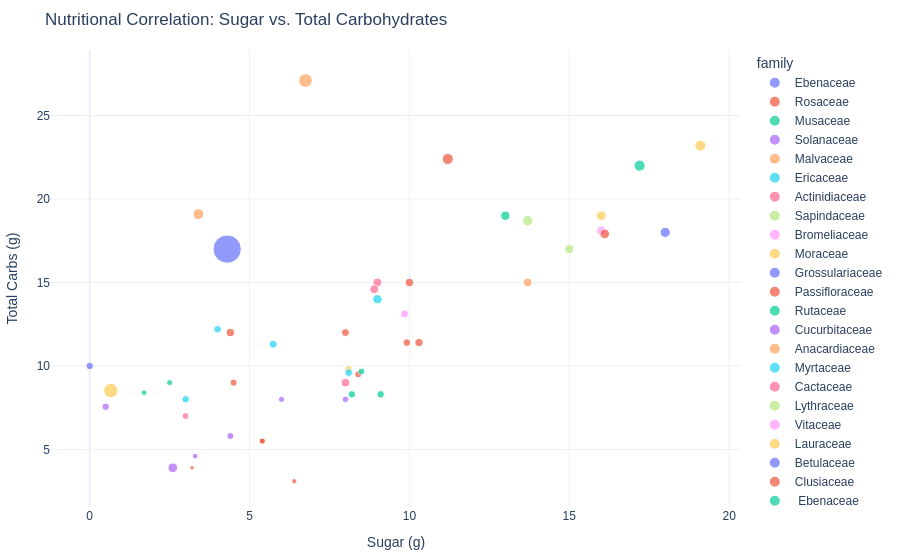

Write notebook code for a chart like this one.
### Code cell
fig_scatter = px.scatter(df, 
                             x='sugar', 
                             y='carbohydrates', 
                             size='calories', 
                             color='family', 
                             hover_name='name', 
                             title='Nutritional Correlation: Sugar vs. Total Carbohydrates',
                             labels={'sugar': 'Sugar (g)', 'carbohydrates': 'Total Carbs (g)'},
                             template='plotly_white')


fig_scatter.update_layout(
        margin=dict(t=50, l=25, r=25, b=25),
        font=dict(family="Arial", size=12)
    )
fig_scatter.show()

### Figure 1 — Plotly figure (JSON) as saved in the notebook; plotly's stock layout.template omitted (floating-point values rounded to 4 significant figures)
{"data": [{"hovertemplate": "<b>%{hovertext}</b><br><br>family=Ebenaceae<br>Sugar (g)=%{x}<br>Total Carbs (g)=%{y}<br>calories=%{marker.size}<extra></extra>", "hovertext": ["Persimmon"], "legendgroup": "Ebenaceae", "marker": {"color": "#636efa", "size": [81], "sizemode": "area", "sizeref": 1.57, "symbol": "circle"}, "mode": "markers", "name": "Ebenaceae", "orientation": "v", "showlegend": true, "type": "scatter", "x": [18.0], "xaxis": "x", "y": [18.0], "yaxis": "y"}, {"hovertemplate": "<b>%{hovertext}</b><br><br>family=Rosaceae<br>Sugar (g)=%{x}<br>Total Carbs (g)=%{y}<br>calories=%{marker.size}<extra></extra>", "hovertext": ["Strawberry", "Pear", "Blackberry", "Plum", "GreenApple", "Raspberry", "Blueberry", "Apple", "Apricot", "Cherry", "Peach"], "legendgroup": "Rosaceae", "marker": {"color": "#EF553B", "size": [29, 57, 40, 46, 21, 53, 29, 52, 15, 50, 39], "sizemode": "area", "sizeref": 1.57, "symbol": "circle"}, "mode": "markers", "name": "Rosaceae", "orientation": "v", "showlegend": true, "type": "scatter", "x": [5.4, 10.0, 4.5, 9.92, 6.4, 4.4, 5.4, 10.3, 3.2, 8.0, 8.4], "xaxis": "x", "y": [5.5, 15.0, 9.0, 11.4, 3.1, 12.0, 5.5, 11.4, 3.9, 12.0, 9.5], "yaxis": "y"}, {"hovertemplate": "<b>%{hovertext}</b><br><br>family=Musaceae<br>Sugar (g)=%{x}<br>Total Carbs (g)=%{y}<br>calories=%{marker.size}<extra></extra>", "hovertext": ["Banana"], "legendgroup": "Musaceae", "marker": {"color": "#00cc96", "size": [96], "sizemode": "area", "sizeref": 1.57, "symbol": "circle"}, "mode": "markers", "name": "Musaceae", "orientation": "v", "showlegend": true, "type": "scatter", "x": [17.2], "xaxis": "x", "y": [22.0], "yaxis": "y"}, {"hovertemplate": "<b>%{hovertext}</b><br><br>family=Solanaceae<br>Sugar (g)=%{x}<br>Total Carbs (g)=%{y}<br>calories=%{marker.size}<extra></extra>", "hovertext": ["Tomato"], "legendgroup": "Solanaceae", "marker": {"color": "#ab63fa", "size": [74], "sizemode": "area", "sizeref": 1.57, "symbol": "circle"}, "mode": "markers", "name": "Solanaceae", "orientation": "v", "showlegend": true, "type": "scatter", "x": [2.6], "xaxis": "x", "y": [3.9], "yaxis": "y"}, {"hovertemplate": "<b>%{hovertext}</b><br><br>family=Malvaceae<br>Sugar (g)=%{x}<br>Total Carbs (g)=%{y}<br>calories=%{marker.size}<extra></extra>", "hovertext": ["Durian"], "legendgroup": "Malvaceae", "marker": {"color": "#FFA15A", "size": [147], "sizemode": "area", "sizeref": 1.57, "symbol": "circle"}, "mode": "markers", "name": "Malvaceae", "orientation": "v", "showlegend": true, "type": "scatter", "x": [6.75], "xaxis": "x", "y": [27.1], "yaxis": "y"}, {"hovertemplate": "<b>%{hovertext}</b><br><br>family=Ericaceae<br>Sugar (g)=%{x}<br>Total Carbs (g)=%{y}<br>calories=%{marker.size}<extra></extra>", "hovertext": ["Lingonberry", "Cranberry"], "legendgroup": "Ericaceae", "marker": {"color": "#19d3f3", "size": [50, 46], "sizemode": "area", "sizeref": 1.57, "symbol": "circle"}, "mode": "markers", "name": "Ericaceae", "orientation": "v", "showlegend": true, "type": "scatter", "x": [5.74, 4.0], "xaxis": "x", "y": [11.3, 12.2], "yaxis": "y"}, {"hovertemplate": "<b>%{hovertext}</b><br><br>family=Actinidiaceae<br>Sugar (g)=%{x}<br>Total Carbs (g)=%{y}<br>calories=%{marker.size}<extra></extra>", "hovertext": ["Kiwi", "Kiwifruit"], "legendgroup": "Actinidiaceae", "marker": {"color": "#FF6692", "size": [61, 61], "sizemode": "area", "sizeref": 1.57, "symbol": "circle"}, "mode": "markers", "name": "Actinidiaceae", "orientation": "v", "showlegend": true, "type": "scatter", "x": [9.0, 8.9], "xaxis": "x", "y": [15.0, 14.6], "yaxis": "y"}, {"hovertemplate": "<b>%{hovertext}</b><br><br>family=Sapindaceae<br>Sugar (g)=%{x}<br>Total Carbs (g)=%{y}<br>calories=%{marker.size}<extra></extra>", "hovertext": ["Lychee"], "legendgroup": "Sapindaceae", "marker": {"color": "#B6E880", "size": [66], "sizemode": "area", "sizeref": 1.57, "symbol": "circle"}, "mode": "markers", "name": "Sapindaceae", "orientation": "v", "showlegend": true, "type": "scatter", "x": [15.0], "xaxis": "x", "y": [17.0], "yaxis": "y"}, {"hovertemplate": "<b>%{hovertext}</b><br><br>family=Bromeliaceae<br>Sugar (g)=%{x}<br>Total Carbs (g)=%{y}<br>calories=%{marker.size}<extra></extra>", "hovertext": ["Pineapple"], "legendgroup": "Bromeliaceae", "marker": {"color": "#FF97FF", "size": [50], "sizemode": "area", "sizeref": 1.57, "symbol": "circle"}, "mode": "markers", "name": "Bromeliaceae", "orientation": "v", "showlegend": true, "type": "scatter", "x": [9.85], "xaxis": "x", "y": [13.12], "yaxis": "y"}, {"hovertemplate": "<b>%{hovertext}</b><br><br>family=Moraceae<br>Sugar (g)=%{x}<br>Total Carbs (g)=%{y}<br>calories=%{marker.size}<extra></extra>", "hovertext": ["Fig", "Morus", "Jackfruit"], "legendgroup": "Moraceae", "marker": {"color": "#FECB52", "size": [74, 43, 95], "sizemode": "area", "sizeref": 1.57, "symbol": "circle"}, "mode": "markers", "name": "Moraceae", "orientation": "v", "showlegend": true, "type": "scatter", "x": [16.0, 8.1, 19.1], "xaxis": "x", "y": [19.0, 9.8, 23.2], "yaxis": "y"}, {"hovertemplate": "<b>%{hovertext}</b><br><br>family=Grossulariaceae<br>Sugar (g)=%{x}<br>Total Carbs (g)=%{y}<br>calories=%{marker.size}<extra></extra>", "hovertext": ["Gooseberry"], "legendgroup": "Grossulariaceae", "marker": {"color": "#636efa", "size": [44], "sizemode": "area", "sizeref": 1.57, "symbol": "circle"}, "mode": "markers", "name": "Grossulariaceae", "orientation": "v", "showlegend": true, "type": "scatter", "x": [0.0], "xaxis": "x", "y": [10.0], "yaxis": "y"}, {"hovertemplate": "<b>%{hovertext}</b><br><br>family=Passifloraceae<br>Sugar (g)=%{x}<br>Total Carbs (g)=%{y}<br>calories=%{marker.size}<extra></extra>", "hovertext": ["Passionfruit"], "legendgroup": "Passifloraceae", "marker": {"color": "#EF553B", "size": [97], "sizemode": "area", "sizeref": 1.57, "symbol": "circle"}, "mode": "markers", "name": "Passifloraceae", "orientation": "v", "showlegend": true, "type": "scatter", "x": [11.2], "xaxis": "x", "y": [22.4], "yaxis": "y"}, {"hovertemplate": "<b>%{hovertext}</b><br><br>family=Rutaceae<br>Sugar (g)=%{x}<br>Total Carbs (g)=%{y}<br>calories=%{marker.size}<extra></extra>", "hovertext": ["Orange", "Lemon", "Tangerine", "Lime", "Pomelo"], "legendgroup": "Rutaceae", "marker": {"color": "#00cc96", "size": [43, 29, 45, 25, 37], "sizemode": "area", "sizeref": 1.57, "symbol": "circle"}, "mode": "markers", "name": "Rutaceae", "orientation": "v", "showlegend": true, "type": "scatter", "x": [8.2, 2.5, 9.1, 1.7, 8.5], "xaxis": "x", "y": [8.3, 9.0, 8.3, 8.4, 9.67], "yaxis": "y"}, {"hovertemplate": "<b>%{hovertext}</b><br><br>family=Cucurbitaceae<br>Sugar (g)=%{x}<br>Total Carbs (g)=%{y}<br>calories=%{marker.size}<extra></extra>", "hovertext": ["Watermelon", "Melon", "Horned Melon", "Pumpkin"], "legendgroup": "Cucurbitaceae", "marker": {"color": "#ab63fa", "size": [30, 34, 44, 25], "sizemode": "area", "sizeref": 1.57, "symbol": "circle"}, "mode": "markers", "name": "Cucurbitaceae", "orientation": "v", "showlegend": true, "type": "scatter", "x": [6.0, 8.0, 0.5, 3.3], "xaxis": "x", "y": [8.0, 8.0, 7.56, 4.6], "yaxis": "y"}, {"hovertemplate": "<b>%{hovertext}</b><br><br>family=Anacardiaceae<br>Sugar (g)=%{x}<br>Total Carbs (g)=%{y}<br>calories=%{marker.size}<extra></extra>", "hovertext": ["Mango"], "legendgroup": "Anacardiaceae", "marker": {"color": "#FFA15A", "size": [60], "sizemode": "area", "sizeref": 1.57, "symbol": "circle"}, "mode": "markers", "name": "Anacardiaceae", "orientation": "v", "showlegend": true, "type": "scatter", "x": [13.7], "xaxis": "x", "y": [15.0], "yaxis": "y"}, {"hovertemplate": "<b>%{hovertext}</b><br><br>family=Myrtaceae<br>Sugar (g)=%{x}<br>Total Carbs (g)=%{y}<br>calories=%{marker.size}<extra></extra>", "hovertext": ["Guava", "Feijoa"], "legendgroup": "Myrtaceae", "marker": {"color": "#19d3f3", "size": [68, 44], "sizemode": "area", "sizeref": 1.57, "symbol": "circle"}, "mode": "markers", "name": "Myrtaceae", "orientation": "v", "showlegend": true, "type": "scatter", "x": [9.0, 3.0], "xaxis": "x", "y": [14.0, 8.0], "yaxis": "y"}, {"hovertemplate": "<b>%{hovertext}</b><br><br>family=Cactaceae<br>Sugar (g)=%{x}<br>Total Carbs (g)=%{y}<br>calories=%{marker.size}<extra></extra>", "hovertext": ["Pitahaya", "Dragonfruit"], "legendgroup": "Cactaceae", "marker": {"color": "#FF6692", "size": [36, 60], "sizemode": "area", "sizeref": 1.57, "symbol": "circle"}, "mode": "markers", "name": "Cactaceae", "orientation": "v", "showlegend": true, "type": "scatter", "x": [3.0, 8.0], "xaxis": "x", "y": [7.0, 9.0], "yaxis": "y"}, {"hovertemplate": "<b>%{hovertext}</b><br><br>family=Lythraceae<br>Sugar (g)=%{x}<br>Total Carbs (g)=%{y}<br>calories=%{marker.size}<extra></extra>", "hovertext": ["Pomegranate"], "legendgroup": "Lythraceae", "marker": {"color": "#B6E880", "size": [83], "sizemode": "area", "sizeref": 1.57, "symbol": "circle"}, "mode": "markers", "name": "Lythraceae", "orientation": "v", "showlegend": true, "type": "scatter", "x": [13.7], "xaxis": "x", "y": [18.7], "yaxis": "y"}, {"hovertemplate": "<b>%{hovertext}</b><br><br>family=Vitaceae<br>Sugar (g)=%{x}<br>Total Carbs (g)=%{y}<br>calories=%{marker.size}<extra></extra>", "hovertext": ["Grape"], "legendgroup": "Vitaceae", "marker": {"color": "#FF97FF", "size": [69], "sizemode": "area", "sizeref": 1.57, "symbol": "circle"}, "mode": "markers", "name": "Vitaceae", "orientation": "v", "showlegend": true, "type": "scatter", "x": [16.0], "xaxis": "x", "y": [18.1], "yaxis": "y"}, {"hovertemplate": "<b>%{hovertext}</b><br><br>family=Lauraceae<br>Sugar (g)=%{x}<br>Total Carbs (g)=%{y}<br>calories=%{marker.size}<extra></extra>", "hovertext": ["Avocado"], "legendgroup": "Lauraceae", "marker": {"color": "#FECB52", "size": [160], "sizemode": "area", "sizeref": 1.57, "symbol": "circle"}, "mode": "markers", "name": "Lauraceae", "orientation": "v", "showlegend": true, "type": "scatter", "x": [0.66], "xaxis": "x", "y": [8.53], "yaxis": "y"}, {"hovertemplate": "<b>%{hovertext}</b><br><br>family=Betulaceae<br>Sugar (g)=%{x}<br>Total Carbs (g)=%{y}<br>calories=%{marker.size}<extra></extra>", "hovertext": ["Hazelnut"], "legendgroup": "Betulaceae", "marker": {"color": "#636efa", "size": [628], "sizemode": "area", "sizeref": 1.57, "symbol": "circle"}, "mode": "markers", "name": "Betulaceae", "orientation": "v", "showlegend": true, "type": "scatter", "x": [4.3], "xaxis": "x", "y": [17.0], "yaxis": "y"}, {"hovertemplate": "<b>%{hovertext}</b><br><br>family=Clusiaceae<br>Sugar (g)=%{x}<br>Total Carbs (g)=%{y}<br>calories=%{marker.size}<extra></extra>", "hovertext": ["Mangosteen"], "legendgroup": "Clusiaceae", "marker": {"color": "#EF553B", "size": [73], "sizemode": "area", "sizeref": 1.57, "symbol": "circle"}, "mode": "markers", "name": "Clusiaceae", "orientation": "v", "showlegend": true, "type": "scatter", "x": [16.11], "xaxis": "x", "y": [17.91], "yaxis": "y"}, {"hovertemplate": "<b>%{hovertext}</b><br><br>family= Ebenaceae<br>Sugar (g)=%{x}<br>Total Carbs (g)=%{y}<br>calories=%{marker.size}<extra></extra>", "hovertext": ["Japanese Persimmon"], "legendgroup": " Ebenaceae", "marker": {"color": "#00cc96", "size": [70], "sizemode": "area", "sizeref": 1.57, "symbol": "circle"}, "mode": "markers", "name": " Ebenaceae", "orientation": "v", "showlegend": true, "type": "scatter", "x": [13.0], "xaxis": "x", "y": [19.0], "yaxis": "y"}, {"hovertemplate": "<b>%{hovertext}</b><br><br>family=Caricaceae<br>Sugar (g)=%{x}<br>Total Carbs (g)=%{y}<br>calories=%{marker.size}<extra></extra>", "hovertext": ["Papaya"], "legendgroup": "Caricaceae", "marker": {"color": "#ab63fa", "size": [39], "sizemode": "area", "sizeref": 1.57, "symbol": "circle"}, "mode": "markers", "name": "Caricaceae", "orientation": "v", "showlegend": true, "type": "scatter", "x": [4.4], "xaxis": "x", "y": [5.8], "yaxis": "y"}, {"hovertemplate": "<b>%{hovertext}</b><br><br>family=Annonaceae<br>Sugar (g)=%{x}<br>Total Carbs (g)=%{y}<br>calories=%{marker.size}<extra></extra>", "hovertext": ["Annona"], "legendgroup": "Annonaceae", "marker": {"color": "#FFA15A", "size": [92], "sizemode": "area", "sizeref": 1.57, "symbol": "circle"}, "mode": "markers", "name": "Annonaceae", "orientation": "v", "showlegend": true, "type": "scatter", "x": [3.4], "xaxis": "x", "y": [19.1], "yaxis": "y"}, {"hovertemplate": "<b>%{hovertext}</b><br><br>family=Salicaceae<br>Sugar (g)=%{x}<br>Total Carbs (g)=%{y}<br>calories=%{marker.size}<extra></extra>", "hovertext": ["Ceylon Gooseberry"], "legendgroup": "Salicaceae", "marker": {"color": "#19d3f3", "size": [47], "sizemode": "area", "sizeref": 1.57, "symbol": "circle"}, "mode": "markers", "name": "Salicaceae", "orientation": "v", "showlegend": true, "type": "scatter", "x": [8.1], "xaxis": "x", "y": [9.6], "yaxis": "y"}], "layout": {"font": {"family": "Arial", "size": 12}, "legend": {"itemsizing": "constant", "title": {"text": "family"}, "tracegroupgap": 0}, "margin": {"b": 25, "l": 25, "r": 25, "t": 50}, "title": {"text": "Nutritional Correlation: Sugar vs. Total Carbohydrates"}, "xaxis": {"anchor": "y", "domain": [0, 1], "title": {"text": "Sugar (g)"}}, "yaxis": {"anchor": "x", "domain": [0, 1], "title": {"text": "Total Carbs (g)"}}}}
